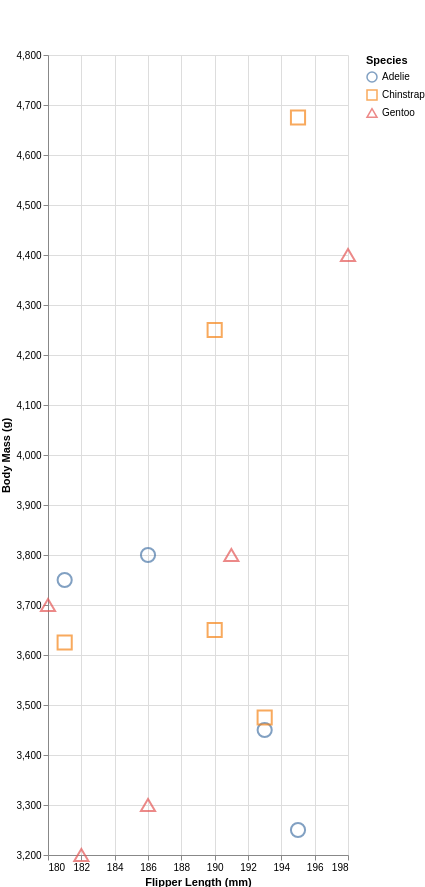

Here is the Vega-Lite specification saved for this chart:
### Vega-Lite specification from a JSON file in a GitHub repository (floating-point values rounded to 4 significant figures)
{"$schema": "https://vega.github.io/schema/vega-lite/v5.json", "description": "A scatterplot showing body mass and flipper lengths of penguins.", "padding": {"top": 50}, "config": {"view": {"strokeOpacity": 0}}, "autosize": {"contains": "padding"}, "height": 800, "data": {"values": [{"Species": "Adelie", "Flipper Length (mm)": 181, "Body Mass (g)": 3750}, {"Species": "Adelie", "Flipper Length (mm)": 186, "Body Mass (g)": 3800}, {"Species": "Adelie", "Flipper Length (mm)": 195, "Body Mass (g)": 3250}, {"Species": "Adelie", "Flipper Length (mm)": 193, "Body Mass (g)": 3450}, {"Species": "Chinstrap", "Flipper Length (mm)": 190, "Body Mass (g)": 3650}, {"Species": "Chinstrap", "Flipper Length (mm)": 181, "Body Mass (g)": 3625}, {"Species": "Chinstrap", "Flipper Length (mm)": 195, "Body Mass (g)": 4675}, {"Species": "Chinstrap", "Flipper Length (mm)": 193, "Body Mass (g)": 3475}, {"Species": "Chinstrap", "Flipper Length (mm)": 190, "Body Mass (g)": 4250}, {"Species": "Gentoo", "Flipper Length (mm)": 186, "Body Mass (g)": 3300}, {"Species": "Gentoo", "Flipper Length (mm)": 180, "Body Mass (g)": 3700}, {"Species": "Gentoo", "Flipper Length (mm)": 182, "Body Mass (g)": 3200}, {"Species": "Gentoo", "Flipper Length (mm)": 191, "Body Mass (g)": 3800}, {"Species": "Gentoo", "Flipper Length (mm)": 198, "Body Mass (g)": 4400}]}, "mark": "point", "encoding": {"x": {"field": "Flipper Length (mm)", "type": "quantitative", "scale": {"zero": false}}, "y": {"field": "Body Mass (g)", "type": "quantitative", "scale": {"zero": false}}, "color": {"field": "Species", "type": "nominal"}, "shape": {"field": "Species", "type": "nominal"}, "size": {"value": 200}}}
